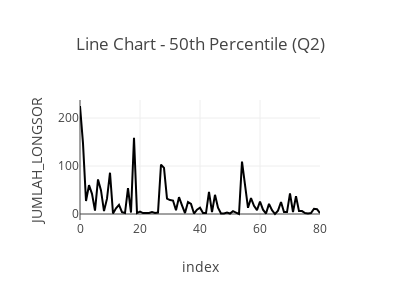

Here is the notebook cell this chart was saved with:
### Code cell
fig_q2 = px.line(df, x=df.index, y=selected_column, title="Line Chart - 50th Percentile (Q2)")
fig_q2.update_layout(height=300, width=400)  # Adjust the size
fig_q2.show()

print(f"- 50th Percentile (Q2): {quartiles[0.5]}")

### Figure 1 — Plotly figure (JSON) as saved in the notebook; plotly's stock layout.template omitted (floating-point values rounded to 4 significant figures)
{"data": [{"hovertemplate": "index=%{x}<br>JUMLAH_LONGSOR=%{y}<extra></extra>", "legendgroup": "", "line": {"color": "#000001", "dash": "solid"}, "marker": {"symbol": "circle"}, "mode": "lines", "name": "", "orientation": "v", "showlegend": false, "type": "scatter", "x": [0, 1, 2, 3, 4, 5, 6, 7, 8, 9, 10, 11, 12, 13, 14, 15, 16, 17, 18, 19, 20, 21, 22, 23, 24, 25, 26, 27, 28, 29, 30, 31, 32, 33, 34, 35, 36, 37, 38, 39, 40, 41, 42, 43, 44, 45, 46, 47, 48, 49, 50, 51, 52, 53, 54, 55, 56, 57, 58, 59, 60, 61, 62, 63, 64, 65, 66, 67, 68, 69, 70, 71, 72, 73, 74, 75, 76, 77, 78, 79, 80], "xaxis": "x", "y": [225, 147, 27, 60, 42, 7, 72, 49, 6, 32, 86, 1, 12, 19, 4, 2, 54, 3, 159, 2, 5, 2, 2, 2, 4, 2, 3, 103, 96, 32, 29, 28, 8, 35, 18, 2, 25, 21, 1, 9, 13, 2, 2, 46, 4, 40, 13, 1, 1, 3, 1, 6, 3, 0, 109, 56, 13, 33, 17, 8, 26, 9, 1, 21, 8, 0, 7, 25, 4, 4, 43, 4, 37, 6, 6, 2, 1, 2, 11, 10, 2], "yaxis": "y"}], "layout": {"height": 300, "legend": {"tracegroupgap": 0}, "title": {"text": "Line Chart - 50th Percentile (Q2)"}, "width": 400, "xaxis": {"anchor": "y", "domain": [0, 1], "title": {"text": "index"}}, "yaxis": {"anchor": "x", "domain": [0, 1], "title": {"text": "JUMLAH_LONGSOR"}}}}
